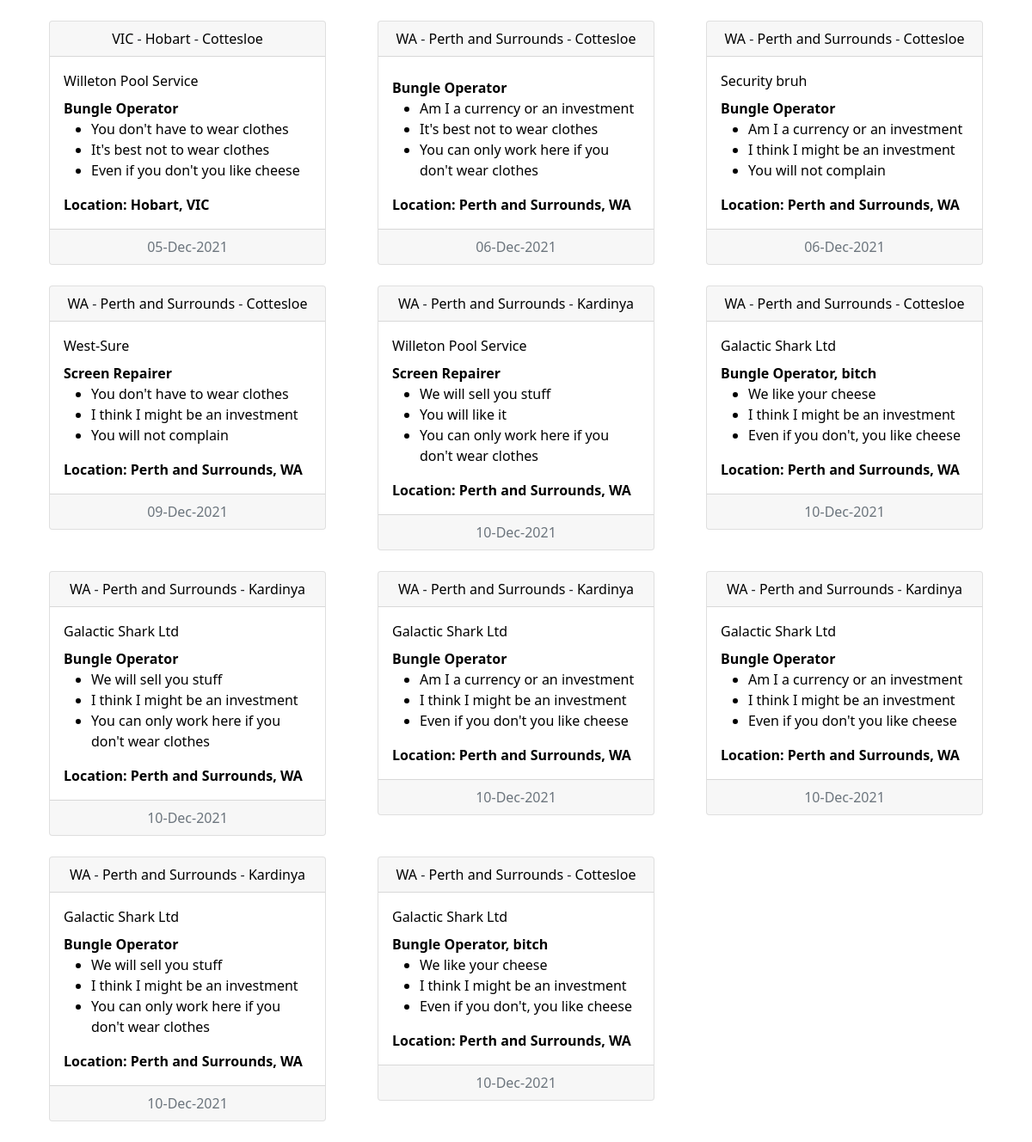
Before: / (lower part) with the older database file.
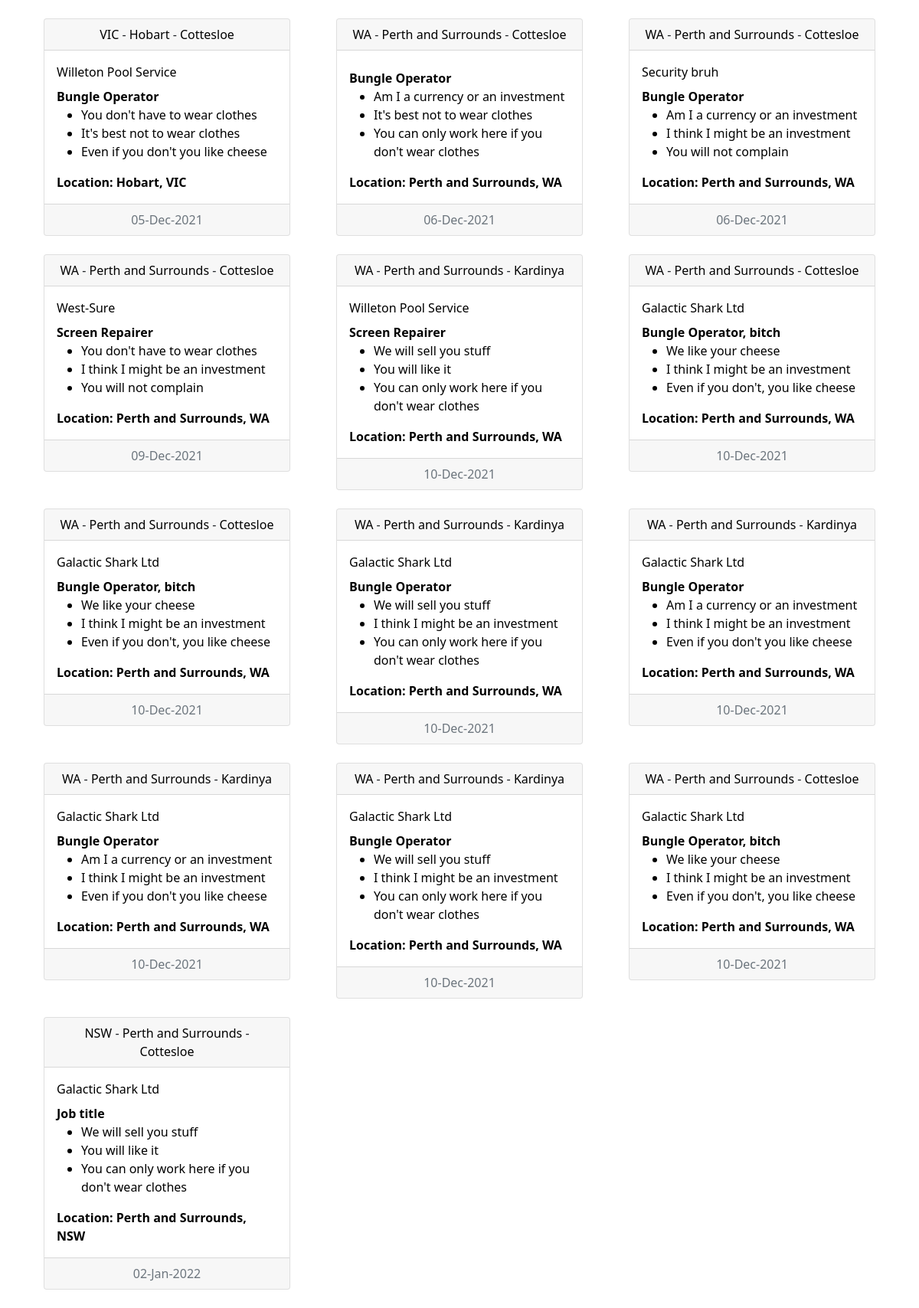
After: the same page with the newer database file.
### application.py (models this page shows, shortened)
class Job(db.Model):
    id = db.Column(db.Integer, primary_key=True)
    job_title = db.Column(db.String(255))
    state = db.Column(db.String(255))
    area = db.Column(db.String(255))
    suburb = db.Column(db.String(255))
    description = db.Column(db.Text)
    highlight_1 = db.Column(db.Text)
    highlight_2 = db.Column(db.Text)
    highlight_3 = db.Column(db.Text)
    date_posted = db.Column(db.DateTime, default=datetime.utcnow)
    deleted = db.Column(db.String(5))
    poster_id = db.Column(db.Integer, db.ForeignKey('user.id'))

class User(db.Model, UserMixin):
    id = db.Column(db.Integer, primary_key=True)
    company = db.Column(db.String(200))
    firstname = db.Column(db.String(200), nullable=False)
    lastname = db.Column(db.String(200), nullable=False)
    email = db.Column(db.String(120), nullable=False, unique=True)
    password_hash = db.Column(db.String(128), nullable=False)
    date_added = db.Column(db.DateTime, default=datetime.utcnow)
    jobs = db.relationship('Job', backref='poster')
    drafts = db.relationship('Drafts', backref='poster')
    deleted = db.Column(db.String(5), default=0)
    @property
    def password(self):
        raise AttributeError('not valid')

### application.py (the view)
@application.route('/')
def index():
    form = FilterForm()
    posts = Job.query.all()
    form.state.choices = [(state.id, state.name) for state in State.query.all()]
    if request.method == 'POST':
        area = Area.query.filter_by()
        return '<h1>State: {}, Area: {}</h1>'.format(form.state.data, area.name)
    return render_template('index.html', form=form, posts=posts)

### templates/index.html (shortened to what this page needs)
{% extends 'base.html' %}
{% block content %}
<div class="container">
    <div class="card-deck-header text-center">
        <div class="card-deck">
            {% for post in posts %}
            {% if post.deleted == "0" %}
            <div class="col-md-4">
                <div class="card cards text-center">
                    <div class="card-header head-place">
                        <a href="#">{{ post.state }}</a> - <a href="#">{{ post.area }}</a> - <a href="#">{{ post.suburb
                        }}</a>
                    </div>
                    <a href="{{ url_for('posts_bp.display_post', id=post.id) }}" class="card-link">
                        <div class="card-body text-start">
                            <p class="card-title">{{ post.poster.company }}</p>
                            <strong class="card-text">{{ post.job_title }}</strong>
                            <ul>
                                <li class="card-text">
                                    {{ post.highlight_1 }}
                                </li>
                                <li class="card-text">
                                    {{ post.highlight_2 }}
                                </li>
                                <li class="card-text">
                                    {{ post.highlight_3 }}
                                </li>
                            </ul>
                            <strong class="card-text">Location: {{ post.area }}, {{ post.state }}</strong>
                        </div>
                    </a>
                    <div class="card-footer text-muted container">
                        <div class="row">
                            <div class="col">
                                {{ post.date_posted.strftime('%d-%b-%Y') }}
                            </div>
                        </div>
                    </div>
                </div>
            </div>
            {% endif %}
            {% endfor %}
        </div>
    </div>
</div>
{% endblock %}

### templates/base.html (shortened to what this page needs)
<!DOCTYPE html>
<html lang="en">
<head>
    <link rel="stylesheet" href="https://stackpath.bootstrapcdn.com/bootstrap/4.3.1/css/bootstrap.min.css"
>
    <link href="https://cdn.jsdelivr.net/npm/bootstrap@5.1.3/dist/css/bootstrap.min.css" rel="stylesheet"
>
    <link rel="stylesheet" href="static/css/style.css">
</head>
<body>
{% block content %}{% endblock %}
</body>
</html>

### static/css/style.css (style rules this page uses)
body { min-height: 100vh; min-height: -webkit-fill-available; }
html { height: -webkit-fill-available; }
.cards { transition: all 0.2s ease; cursor: pointer }
.card-deck a:link { color: black; text-decoration: none; }

Changed rows visible on the page:
now on this page (row edited): Job: state "WA", area "Perth and Surrounds", suburb "Cottesloe", poster.company "Galactic Shark Ltd", job_title "Bungle Operator, bitch", highlight_1 "We like your cheese", highlight_2 "I think I might be an investment", highlight_3 "Even if you don't, you like cheese", date_posted "10-Dec-2021"
added Job: state "NSW", area "Perth and Surrounds", suburb "Cottesloe", poster.company "Galactic Shark Ltd", job_title "Job title", highlight_1 "We will sell you stuff", highlight_2 "You will like it", highlight_3 "You can only work here if you don't wear clothes", date_posted "02-Jan-2022"
